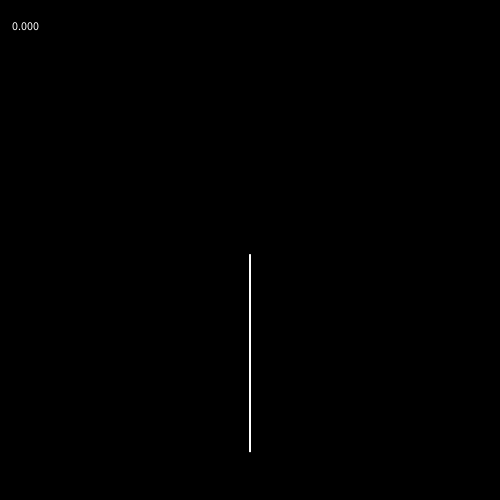
Frame 1 (no input)
Frame 60 (the mouse pressed at the canvas centre just before this capture): identical to frame 1, image omitted
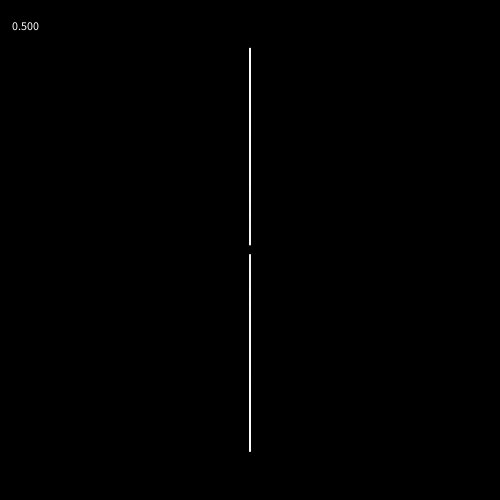
Frame 120 (the mouse held since frame 60 and released just before this capture)

The Processing sketch that drew these frames (run headless with seeded random() and noise(); from frame 60 on, the mouse is pressed at the canvas centre):

// Processing sketch: PhiVisual
// ── PhiVisual.pde
final int ELEMENTS = 500;
float angle = (1+sqrt(5))/2.0 - 1;

void setup() {
  size(500,500);
}

void draw() {
  background(0);
  angle = map(mouseX, 0, width, 0, 1);
  text(angle, 10, 30);
  translate(width/2, height/2);
  PVector p = new PVector(0,5);
  PVector incr = new PVector(0,0.5);
  for (int i=0; i<ELEMENTS; ++i) {
    noStroke();
    fill(255);
    ellipse(p.x, p.y, 2, 2);
    p.rotate(angle*TWO_PI);
    p.add(incr.rotate(angle*TWO_PI).mult(0.999));
  }
}
